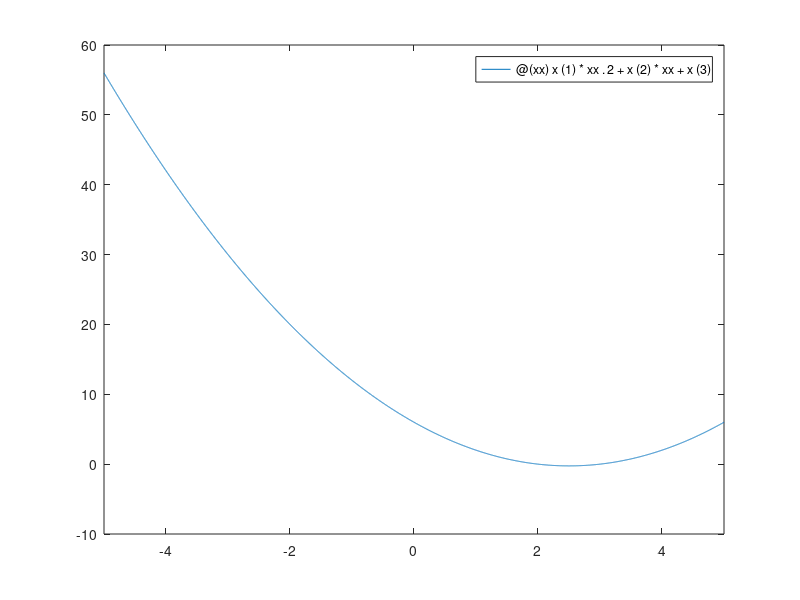
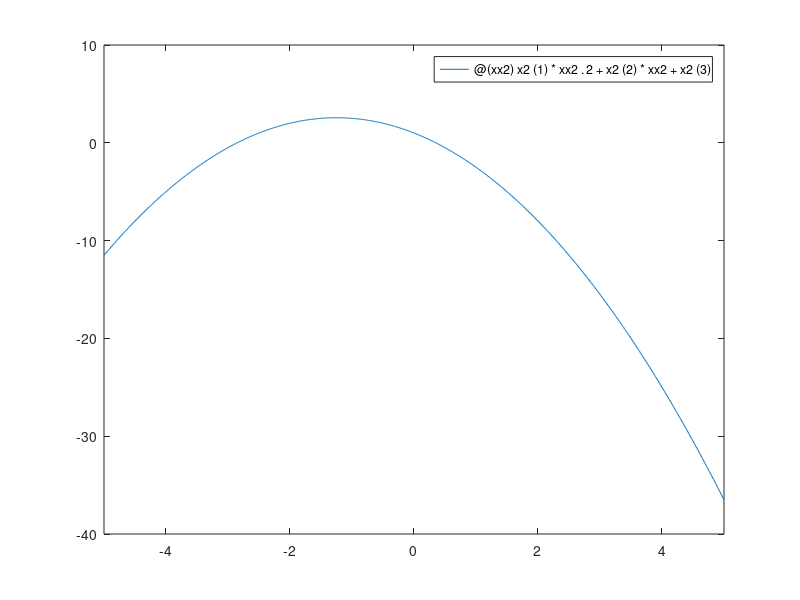
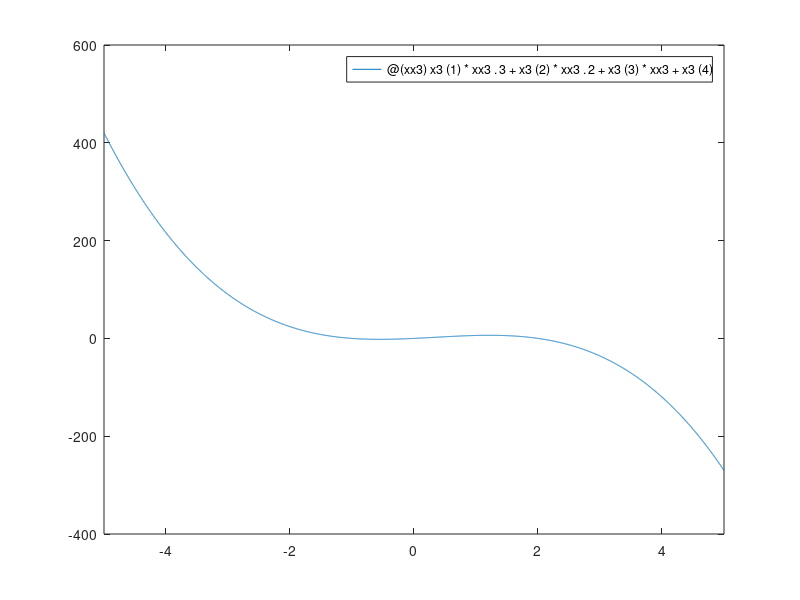

These figures' MATLAB source, in order:
A = [1 1 1; 9 3 1; 16 4 1];
b = [2; 0; 2];
x = A \ b

f = @(xx) x(1)*xx.^2 + x(2)*xx + x(3);


figure(1)
fplot(f)

A2 = [4 -2 1; 0 0 1; 1 1 1];
b2 = [2; 1; -2.5];
x2 = A2 \ b2

f2 = @(xx2) x2(1)*xx2.^2 + x2(2)*xx2 + x2(3);


figure(2)
fplot(f2)

A3 = [1 1 1 1; -1 1 -1 1; 0 0 0 1; 8 4 2 1];
b3 = [6; 0; 0; 0];
x3 = A3 \ b3

f3 = @(xx3) x3(1)*xx3.^3 + x3(2)*xx3.^2 + x3(3)*xx3 + x3(4)

figure(3)
fplot(f3)